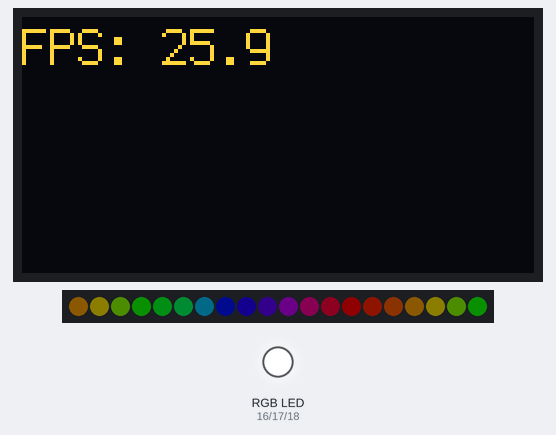
The program below on a simulated ESP32. Shown: 128×64 one-colour display, 20 RGB LEDs in strip order, left to right, an RGB LED mixed from three pins (HIGH = lit). Dim RGB values are drawn brighter than linear; the OLED is the two-colour kind (top 16 rows yellow); what the program prints to the serial monitor is not drawn.

Above: at 0.53 s.
At 5.3 s:
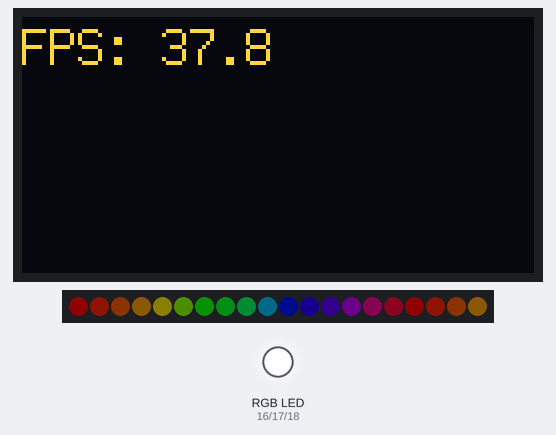
At 10.07 s:
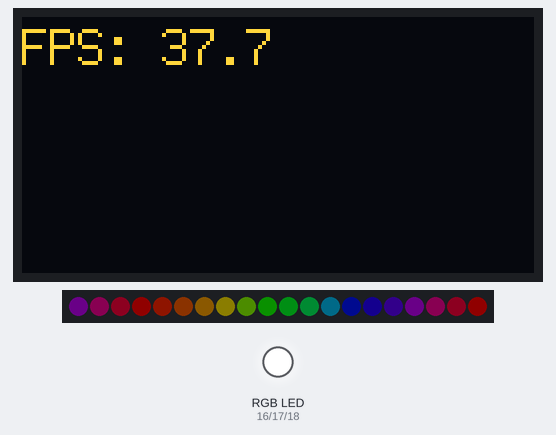
At 19.94 s:
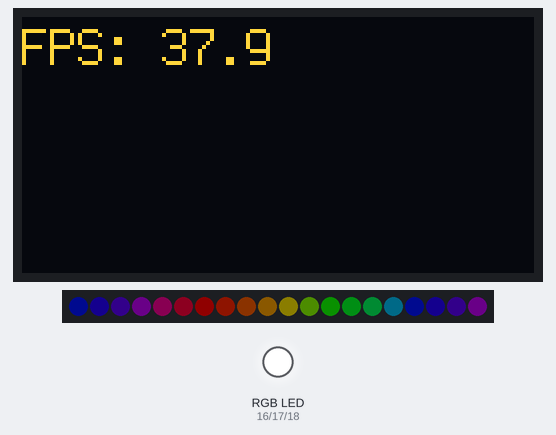
At 29.8 s:
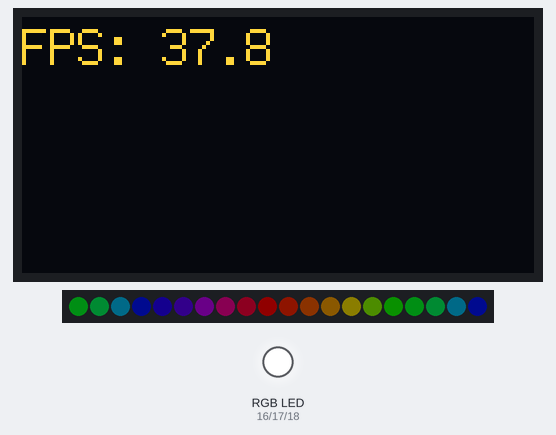
At 39.66 s:
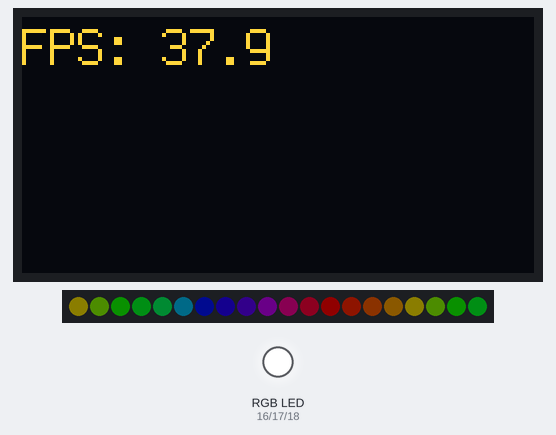
Timing chart, 0 to 40.0 s (numbered marks = the images above):
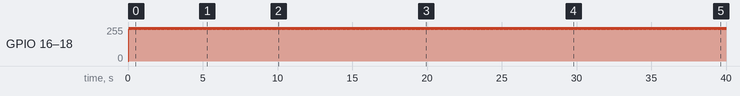

The program:

main.cpp
```cpp
#include <Arduino.h>
#include <U8g2lib.h>
#define FASTLED_INTERNAL
#include <FastLED.h>

#define RED_PIN             16
#define GREEN_PIN           17
#define BLUE_PIN            18
#define STATUS_LED_PWM_FREQ 12000
#define STATUS_LED_PWM_RES  8

#define NUM_LEDS 20
#define LED_PIN  23

CRGB g_LEDs[NUM_LEDS] = {0};

#define OLED_DATA  21
#define OLED_CLOCK 22
#define OLED_RESET 255
U8G2_SSD1306_128X64_NONAME_F_HW_I2C g_OLED(U8G2_R0, OLED_RESET, OLED_CLOCK, OLED_DATA);
int g_line_height = 0;

void write_led(int brightness = 0, bool invert = false)
{
  if(invert)
  {
    brightness = 256 - brightness;
  }
  ledcWrite(1, brightness);
  ledcWrite(2, brightness);
  ledcWrite(3, brightness);
}

double get_fps(double seconds)
{
  static double fps;
  fps = (fps * 0.9) + (1.0 / seconds * 0.1);
  return fps;
}

void setup()
{
  pinMode(LED_PIN, OUTPUT);

  pinMode(RED_PIN,   OUTPUT);
  pinMode(GREEN_PIN, OUTPUT);
  pinMode(BLUE_PIN,  OUTPUT);
  ledcAttachPin(RED_PIN,   1);
  ledcSetup(1, STATUS_LED_PWM_FREQ, STATUS_LED_PWM_RES);
  ledcAttachPin(GREEN_PIN, 2);
  ledcSetup(2, STATUS_LED_PWM_FREQ, STATUS_LED_PWM_RES);
  ledcAttachPin(BLUE_PIN,  3);
  ledcSetup(3, STATUS_LED_PWM_FREQ, STATUS_LED_PWM_RES);

  Serial.begin(115200);
  while (!Serial) { }
  Serial.println("ESP32 Startup");

  g_OLED.begin();
  g_OLED.clear();
  g_OLED.setFont(u8g2_font_profont15_tf);
  g_line_height = g_OLED.getFontAscent() - g_OLED.getFontDescent();

  FastLED.addLeds<WS2812B, LED_PIN, GRB>(g_LEDs, NUM_LEDS);
  FastLED.setBrightness(16);
}

void loop()
{
  bool bLED = 0;
  double fps = 0;

  uint8_t initHue = 0;
  const uint8_t deltaHue = 16;
  const uint8_t hueDensity = 4;

  for (;;)
  {
    bLED = !bLED;
    if (!bLED)
      write_led(0, true);
    else
      write_led(16, true);

    double dStart = millis() / 1000.0;

    g_OLED.clearBuffer();
    g_OLED.setCursor(0, g_line_height);
    g_OLED.printf("FPS: %.1lf", fps);
    g_OLED.sendBuffer();

    fill_rainbow(g_LEDs, NUM_LEDS, initHue += hueDensity, deltaHue);

    FastLED.show();

    double dEnd = millis() / 1000.0;
    fps = get_fps(dEnd - dStart);
  }
}
```

Measured:
- by itself, GPIO 16 (RED_PIN), GPIO 17 (GREEN_PIN), GPIO 18 (BLUE_PIN): alternates 255/255 for 0.03 s and 239/255 for 0.03 s
